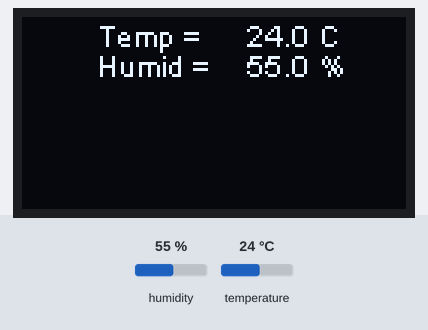
The sketch below on a simulated ESP8266 (NodeMCU). On the bench: 128×64 one-colour display. The inputs (shaded band) are chosen by the test bench; at power-on: humidity 55 %, temperature 24 °C. What the sketch prints to the serial monitor is not drawn.

Above: at 2.8 s.
2.9 s: humidity set to 22 %
At 5.3 s:
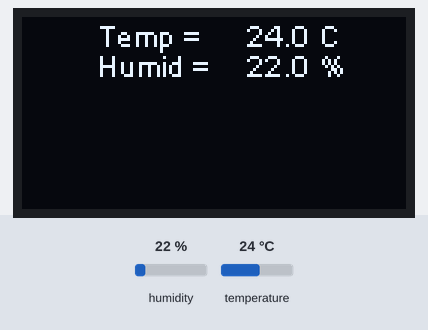
5.7 s: temperature set to 12 °C
At 6.5 s:
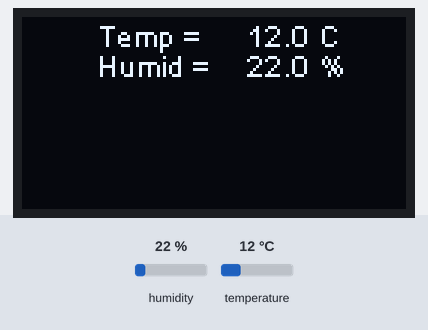
8.5 s: humidity set to 40 %
At 10.9 s:
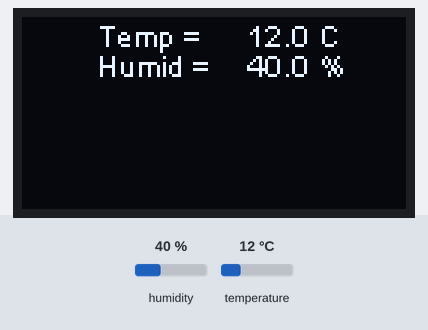
11.8 s: temperature set to 19 °C
Timing chart, 0 to 14.8 s (numbered marks = the images above; inputs shaded):
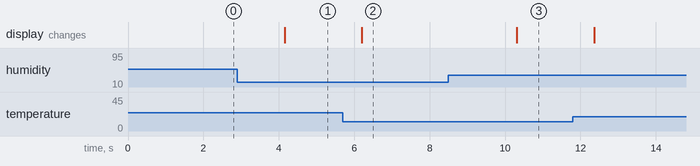

Measured:
- after the input at 2.9 s, the display: changes after 1.3 s (image 1)
- after the input at 5.7 s, the display: changes after 0.51 s (image 2)
- after the input at 8.5 s, the display: changes after 1.8 s (image 3)

The sketch:

dht11_oled.ino
```cpp
// Control OLED by NodeMCU ESP8266
#include <Wire.h>
#include <SH1106.h>
// DHT11
#include "DHT.h"
#define DHTPIN D3
#define DHTTYPE DHT11
DHT dht(DHTPIN, DHTTYPE);

//SSD1306 display(Addr,SDA,SCL);
SH1106 display(0x3c, D1, D2);
void setup() {
  Serial.begin (9600);
  dht.begin();
  display.init();
}
void loop() {
  float h = dht.readHumidity();
  float t = dht.readTemperature();
  Serial.println("Temp = "+String(t,1)+" C");
  Serial.println("Humi = "+String(h,1)+" %");
  display.setFont(ArialMT_Plain_10);
  display.clear();
  display.drawString(25, 0, "Temp = ");
  display.drawString(75, 0, String(t, 1)+" C");
  display.drawString(25, 10, "Humid = ");
  display.drawString(75, 10, String(h, 1)+" %");
  display.display();
  delay(1000);

}
```
